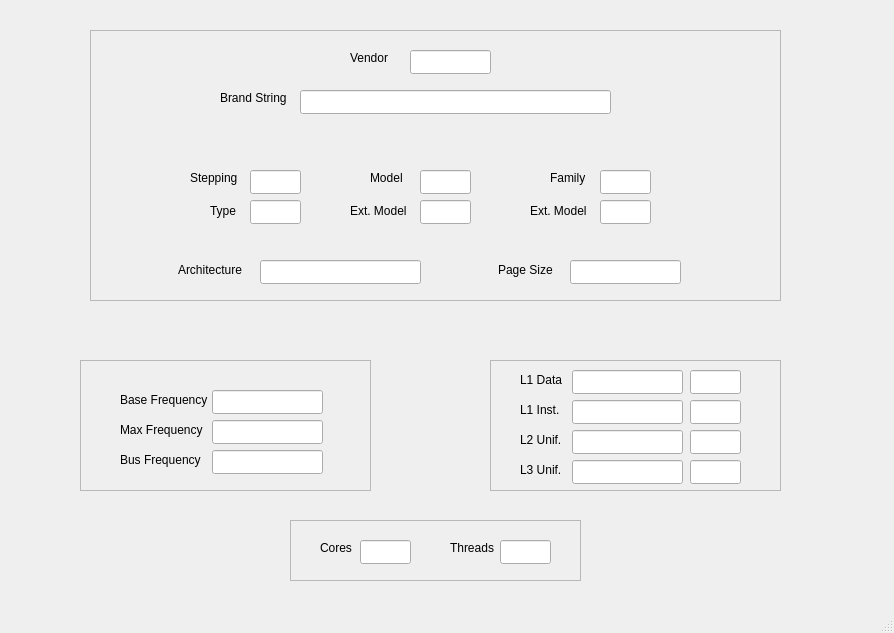
<?xml version="1.0" encoding="UTF-8"?>
<ui version="4.0">
 <class>cpuidwindow</class>
 <widget class="QMainWindow" name="cpuidwindow">
  <property name="geometry">
   <rect>
    <x>0</x>
    <y>0</y>
    <width>894</width>
    <height>633</height>
   </rect>
  </property>
  <property name="windowTitle">
   <string>MainWindow</string>
  </property>
  <widget class="QWidget" name="centralwidget">
   <widget class="QLabel" name="label_2">
    <property name="geometry">
     <rect>
      <x>220</x>
      <y>90</y>
      <width>71</width>
      <height>16</height>
     </rect>
    </property>
    <property name="text">
     <string>Brand String</string>
    </property>
   </widget>
   <widget class="QLabel" name="label">
    <property name="geometry">
     <rect>
      <x>350</x>
      <y>50</y>
      <width>49</width>
      <height>16</height>
     </rect>
    </property>
    <property name="text">
     <string>Vendor</string>
    </property>
   </widget>
   <widget class="QLineEdit" name="lineEditVendor">
    <property name="geometry">
     <rect>
      <x>410</x>
      <y>50</y>
      <width>81</width>
      <height>24</height>
     </rect>
    </property>
    <property name="alignment">
     <set>Qt::AlignmentFlag::AlignCenter</set>
    </property>
    <property name="readOnly">
     <bool>true</bool>
    </property>
   </widget>
   <widget class="QLineEdit" name="lineEditBrand">
    <property name="geometry">
     <rect>
      <x>300</x>
      <y>90</y>
      <width>311</width>
      <height>24</height>
     </rect>
    </property>
    <property name="alignment">
     <set>Qt::AlignmentFlag::AlignCenter</set>
    </property>
    <property name="readOnly">
     <bool>true</bool>
    </property>
   </widget>
   <widget class="QLineEdit" name="lineEditStepping">
    <property name="geometry">
     <rect>
      <x>250</x>
      <y>170</y>
      <width>51</width>
      <height>24</height>
     </rect>
    </property>
    <property name="alignment">
     <set>Qt::AlignmentFlag::AlignCenter</set>
    </property>
    <property name="readOnly">
     <bool>true</bool>
    </property>
   </widget>
   <widget class="QLabel" name="label_3">
    <property name="geometry">
     <rect>
      <x>190</x>
      <y>170</y>
      <width>71</width>
      <height>16</height>
     </rect>
    </property>
    <property name="text">
     <string>Stepping</string>
    </property>
   </widget>
   <widget class="QLineEdit" name="lineEditType">
    <property name="geometry">
     <rect>
      <x>250</x>
      <y>200</y>
      <width>51</width>
      <height>24</height>
     </rect>
    </property>
    <property name="text">
     <string/>
    </property>
    <property name="alignment">
     <set>Qt::AlignmentFlag::AlignCenter</set>
    </property>
    <property name="readOnly">
     <bool>true</bool>
    </property>
   </widget>
   <widget class="QLabel" name="label_4">
    <property name="geometry">
     <rect>
      <x>210</x>
      <y>200</y>
      <width>61</width>
      <height>21</height>
     </rect>
    </property>
    <property name="text">
     <string>Type</string>
    </property>
   </widget>
   <widget class="QLineEdit" name="lineEditExtMod">
    <property name="geometry">
     <rect>
      <x>420</x>
      <y>200</y>
      <width>51</width>
      <height>24</height>
     </rect>
    </property>
    <property name="text">
     <string/>
    </property>
    <property name="alignment">
     <set>Qt::AlignmentFlag::AlignCenter</set>
    </property>
    <property name="readOnly">
     <bool>true</bool>
    </property>
   </widget>
   <widget class="QLineEdit" name="lineEditModel">
    <property name="geometry">
     <rect>
      <x>420</x>
      <y>170</y>
      <width>51</width>
      <height>24</height>
     </rect>
    </property>
    <property name="text">
     <string/>
    </property>
    <property name="alignment">
     <set>Qt::AlignmentFlag::AlignCenter</set>
    </property>
    <property name="readOnly">
     <bool>true</bool>
    </property>
   </widget>
   <widget class="QLabel" name="label_5">
    <property name="geometry">
     <rect>
      <x>350</x>
      <y>200</y>
      <width>61</width>
      <height>21</height>
     </rect>
    </property>
    <property name="text">
     <string>Ext. Model</string>
    </property>
   </widget>
   <widget class="QLabel" name="label_6">
    <property name="geometry">
     <rect>
      <x>370</x>
      <y>170</y>
      <width>71</width>
      <height>16</height>
     </rect>
    </property>
    <property name="text">
     <string>Model</string>
    </property>
   </widget>
   <widget class="QLabel" name="label_7">
    <property name="geometry">
     <rect>
      <x>530</x>
      <y>200</y>
      <width>61</width>
      <height>21</height>
     </rect>
    </property>
    <property name="text">
     <string>Ext. Model</string>
    </property>
   </widget>
   <widget class="QLineEdit" name="lineEditExtFam">
    <property name="geometry">
     <rect>
      <x>600</x>
      <y>200</y>
      <width>51</width>
      <height>24</height>
     </rect>
    </property>
    <property name="text">
     <string/>
    </property>
    <property name="alignment">
     <set>Qt::AlignmentFlag::AlignCenter</set>
    </property>
    <property name="readOnly">
     <bool>true</bool>
    </property>
   </widget>
   <widget class="QLineEdit" name="lineEditFamily">
    <property name="geometry">
     <rect>
      <x>600</x>
      <y>170</y>
      <width>51</width>
      <height>24</height>
     </rect>
    </property>
    <property name="text">
     <string/>
    </property>
    <property name="alignment">
     <set>Qt::AlignmentFlag::AlignCenter</set>
    </property>
    <property name="readOnly">
     <bool>true</bool>
    </property>
   </widget>
   <widget class="QLabel" name="label_8">
    <property name="geometry">
     <rect>
      <x>550</x>
      <y>170</y>
      <width>71</width>
      <height>16</height>
     </rect>
    </property>
    <property name="text">
     <string>Family</string>
    </property>
   </widget>
   <widget class="QLabel" name="label_9">
    <property name="geometry">
     <rect>
      <x>178</x>
      <y>260</y>
      <width>71</width>
      <height>20</height>
     </rect>
    </property>
    <property name="text">
     <string>Architecture</string>
    </property>
   </widget>
   <widget class="QLineEdit" name="lineEditArchi">
    <property name="geometry">
     <rect>
      <x>260</x>
      <y>260</y>
      <width>161</width>
      <height>24</height>
     </rect>
    </property>
    <property name="alignment">
     <set>Qt::AlignmentFlag::AlignCenter</set>
    </property>
    <property name="readOnly">
     <bool>true</bool>
    </property>
   </widget>
   <widget class="QLabel" name="label_10">
    <property name="geometry">
     <rect>
      <x>498</x>
      <y>260</y>
      <width>71</width>
      <height>20</height>
     </rect>
    </property>
    <property name="text">
     <string>Page Size</string>
    </property>
   </widget>
   <widget class="QLineEdit" name="lineEditPageSize">
    <property name="geometry">
     <rect>
      <x>570</x>
      <y>260</y>
      <width>111</width>
      <height>24</height>
     </rect>
    </property>
    <property name="text">
     <string/>
    </property>
    <property name="alignment">
     <set>Qt::AlignmentFlag::AlignCenter</set>
    </property>
    <property name="readOnly">
     <bool>true</bool>
    </property>
   </widget>
   <widget class="QLineEdit" name="lineEditFBase">
    <property name="geometry">
     <rect>
      <x>212</x>
      <y>390</y>
      <width>111</width>
      <height>24</height>
     </rect>
    </property>
    <property name="text">
     <string/>
    </property>
    <property name="alignment">
     <set>Qt::AlignmentFlag::AlignCenter</set>
    </property>
    <property name="readOnly">
     <bool>true</bool>
    </property>
   </widget>
   <widget class="QLabel" name="label_11">
    <property name="geometry">
     <rect>
      <x>120</x>
      <y>390</y>
      <width>91</width>
      <height>20</height>
     </rect>
    </property>
    <property name="text">
     <string>Base Frequency</string>
    </property>
   </widget>
   <widget class="QLineEdit" name="lineEditFMax">
    <property name="geometry">
     <rect>
      <x>212</x>
      <y>420</y>
      <width>111</width>
      <height>24</height>
     </rect>
    </property>
    <property name="text">
     <string/>
    </property>
    <property name="alignment">
     <set>Qt::AlignmentFlag::AlignCenter</set>
    </property>
    <property name="readOnly">
     <bool>true</bool>
    </property>
   </widget>
   <widget class="QLabel" name="label_12">
    <property name="geometry">
     <rect>
      <x>120</x>
      <y>420</y>
      <width>91</width>
      <height>20</height>
     </rect>
    </property>
    <property name="text">
     <string>Max Frequency</string>
    </property>
   </widget>
   <widget class="QLineEdit" name="lineEditFBus">
    <property name="geometry">
     <rect>
      <x>212</x>
      <y>450</y>
      <width>111</width>
      <height>24</height>
     </rect>
    </property>
    <property name="text">
     <string/>
    </property>
    <property name="alignment">
     <set>Qt::AlignmentFlag::AlignCenter</set>
    </property>
    <property name="readOnly">
     <bool>true</bool>
    </property>
   </widget>
   <widget class="QLabel" name="label_13">
    <property name="geometry">
     <rect>
      <x>120</x>
      <y>450</y>
      <width>91</width>
      <height>20</height>
     </rect>
    </property>
    <property name="text">
     <string>Bus Frequency</string>
    </property>
   </widget>
   <widget class="QLineEdit" name="lineEditCCL1D">
    <property name="geometry">
     <rect>
      <x>572</x>
      <y>370</y>
      <width>111</width>
      <height>24</height>
     </rect>
    </property>
    <property name="text">
     <string/>
    </property>
    <property name="alignment">
     <set>Qt::AlignmentFlag::AlignCenter</set>
    </property>
    <property name="readOnly">
     <bool>true</bool>
    </property>
   </widget>
   <widget class="QLabel" name="label_14">
    <property name="geometry">
     <rect>
      <x>520</x>
      <y>370</y>
      <width>51</width>
      <height>20</height>
     </rect>
    </property>
    <property name="text">
     <string>L1 Data</string>
    </property>
   </widget>
   <widget class="QLabel" name="label_15">
    <property name="geometry">
     <rect>
      <x>520</x>
      <y>430</y>
      <width>51</width>
      <height>20</height>
     </rect>
    </property>
    <property name="text">
     <string>L2 Unif.</string>
    </property>
   </widget>
   <widget class="QLineEdit" name="lineEditCCL1I">
    <property name="geometry">
     <rect>
      <x>572</x>
      <y>400</y>
      <width>111</width>
      <height>24</height>
     </rect>
    </property>
    <property name="text">
     <string/>
    </property>
    <property name="alignment">
     <set>Qt::AlignmentFlag::AlignCenter</set>
    </property>
    <property name="readOnly">
     <bool>true</bool>
    </property>
   </widget>
   <widget class="QLineEdit" name="lineEditCCL2U">
    <property name="geometry">
     <rect>
      <x>572</x>
      <y>430</y>
      <width>111</width>
      <height>24</height>
     </rect>
    </property>
    <property name="text">
     <string/>
    </property>
    <property name="alignment">
     <set>Qt::AlignmentFlag::AlignCenter</set>
    </property>
    <property name="readOnly">
     <bool>true</bool>
    </property>
   </widget>
   <widget class="QLabel" name="label_16">
    <property name="geometry">
     <rect>
      <x>520</x>
      <y>400</y>
      <width>51</width>
      <height>20</height>
     </rect>
    </property>
    <property name="text">
     <string>L1 Inst.</string>
    </property>
   </widget>
   <widget class="QLineEdit" name="lineEditCCL3U">
    <property name="geometry">
     <rect>
      <x>572</x>
      <y>460</y>
      <width>111</width>
      <height>24</height>
     </rect>
    </property>
    <property name="text">
     <string/>
    </property>
    <property name="alignment">
     <set>Qt::AlignmentFlag::AlignCenter</set>
    </property>
    <property name="readOnly">
     <bool>true</bool>
    </property>
   </widget>
   <widget class="QLabel" name="label_17">
    <property name="geometry">
     <rect>
      <x>520</x>
      <y>460</y>
      <width>51</width>
      <height>20</height>
     </rect>
    </property>
    <property name="text">
     <string>L3 Unif.</string>
    </property>
   </widget>
   <widget class="QLineEdit" name="lineEditCCL1DW">
    <property name="geometry">
     <rect>
      <x>690</x>
      <y>370</y>
      <width>51</width>
      <height>24</height>
     </rect>
    </property>
    <property name="text">
     <string/>
    </property>
    <property name="alignment">
     <set>Qt::AlignmentFlag::AlignCenter</set>
    </property>
    <property name="readOnly">
     <bool>true</bool>
    </property>
   </widget>
   <widget class="QLineEdit" name="lineEditCCL1IW">
    <property name="geometry">
     <rect>
      <x>690</x>
      <y>400</y>
      <width>51</width>
      <height>24</height>
     </rect>
    </property>
    <property name="text">
     <string/>
    </property>
    <property name="alignment">
     <set>Qt::AlignmentFlag::AlignCenter</set>
    </property>
    <property name="readOnly">
     <bool>true</bool>
    </property>
   </widget>
   <widget class="QLineEdit" name="lineEditCCL2UW">
    <property name="geometry">
     <rect>
      <x>690</x>
      <y>430</y>
      <width>51</width>
      <height>24</height>
     </rect>
    </property>
    <property name="text">
     <string/>
    </property>
    <property name="alignment">
     <set>Qt::AlignmentFlag::AlignCenter</set>
    </property>
    <property name="readOnly">
     <bool>true</bool>
    </property>
   </widget>
   <widget class="QLineEdit" name="lineEditCCL3UW">
    <property name="geometry">
     <rect>
      <x>690</x>
      <y>460</y>
      <width>51</width>
      <height>24</height>
     </rect>
    </property>
    <property name="text">
     <string/>
    </property>
    <property name="alignment">
     <set>Qt::AlignmentFlag::AlignCenter</set>
    </property>
    <property name="readOnly">
     <bool>true</bool>
    </property>
   </widget>
   <widget class="QLineEdit" name="lineEditCores">
    <property name="geometry">
     <rect>
      <x>360</x>
      <y>540</y>
      <width>51</width>
      <height>24</height>
     </rect>
    </property>
    <property name="alignment">
     <set>Qt::AlignmentFlag::AlignCenter</set>
    </property>
    <property name="readOnly">
     <bool>true</bool>
    </property>
   </widget>
   <widget class="QLabel" name="label_18">
    <property name="geometry">
     <rect>
      <x>320</x>
      <y>540</y>
      <width>71</width>
      <height>16</height>
     </rect>
    </property>
    <property name="text">
     <string>Cores</string>
    </property>
   </widget>
   <widget class="QLabel" name="label_19">
    <property name="geometry">
     <rect>
      <x>450</x>
      <y>540</y>
      <width>71</width>
      <height>16</height>
     </rect>
    </property>
    <property name="text">
     <string>Threads</string>
    </property>
   </widget>
   <widget class="QLineEdit" name="lineEditThreads">
    <property name="geometry">
     <rect>
      <x>500</x>
      <y>540</y>
      <width>51</width>
      <height>24</height>
     </rect>
    </property>
    <property name="alignment">
     <set>Qt::AlignmentFlag::AlignCenter</set>
    </property>
    <property name="readOnly">
     <bool>true</bool>
    </property>
   </widget>
   <widget class="QFrame" name="frame">
    <property name="geometry">
     <rect>
      <x>90</x>
      <y>30</y>
      <width>691</width>
      <height>271</height>
     </rect>
    </property>
    <property name="frameShape">
     <enum>QFrame::Shape::StyledPanel</enum>
    </property>
    <property name="frameShadow">
     <enum>QFrame::Shadow::Raised</enum>
    </property>
   </widget>
   <widget class="QFrame" name="frame_2">
    <property name="geometry">
     <rect>
      <x>80</x>
      <y>360</y>
      <width>291</width>
      <height>131</height>
     </rect>
    </property>
    <property name="frameShape">
     <enum>QFrame::Shape::StyledPanel</enum>
    </property>
    <property name="frameShadow">
     <enum>QFrame::Shadow::Raised</enum>
    </property>
   </widget>
   <widget class="QFrame" name="frame_3">
    <property name="geometry">
     <rect>
      <x>490</x>
      <y>360</y>
      <width>291</width>
      <height>131</height>
     </rect>
    </property>
    <property name="frameShape">
     <enum>QFrame::Shape::StyledPanel</enum>
    </property>
    <property name="frameShadow">
     <enum>QFrame::Shadow::Raised</enum>
    </property>
   </widget>
   <widget class="QFrame" name="frame_4">
    <property name="geometry">
     <rect>
      <x>290</x>
      <y>520</y>
      <width>291</width>
      <height>61</height>
     </rect>
    </property>
    <property name="frameShape">
     <enum>QFrame::Shape::StyledPanel</enum>
    </property>
    <property name="frameShadow">
     <enum>QFrame::Shadow::Raised</enum>
    </property>
   </widget>
   <zorder>frame_3</zorder>
   <zorder>frame_4</zorder>
   <zorder>frame_2</zorder>
   <zorder>frame</zorder>
   <zorder>label_2</zorder>
   <zorder>label</zorder>
   <zorder>lineEditVendor</zorder>
   <zorder>lineEditBrand</zorder>
   <zorder>lineEditStepping</zorder>
   <zorder>label_3</zorder>
   <zorder>lineEditType</zorder>
   <zorder>label_4</zorder>
   <zorder>lineEditExtMod</zorder>
   <zorder>lineEditModel</zorder>
   <zorder>label_5</zorder>
   <zorder>label_6</zorder>
   <zorder>label_7</zorder>
   <zorder>lineEditExtFam</zorder>
   <zorder>lineEditFamily</zorder>
   <zorder>label_8</zorder>
   <zorder>label_9</zorder>
   <zorder>lineEditArchi</zorder>
   <zorder>label_10</zorder>
   <zorder>lineEditPageSize</zorder>
   <zorder>lineEditFBase</zorder>
   <zorder>label_11</zorder>
   <zorder>lineEditFMax</zorder>
   <zorder>label_12</zorder>
   <zorder>lineEditFBus</zorder>
   <zorder>label_13</zorder>
   <zorder>lineEditCCL1D</zorder>
   <zorder>label_14</zorder>
   <zorder>label_15</zorder>
   <zorder>lineEditCCL1I</zorder>
   <zorder>lineEditCCL2U</zorder>
   <zorder>label_16</zorder>
   <zorder>lineEditCCL3U</zorder>
   <zorder>label_17</zorder>
   <zorder>lineEditCCL1DW</zorder>
   <zorder>lineEditCCL1IW</zorder>
   <zorder>lineEditCCL2UW</zorder>
   <zorder>lineEditCCL3UW</zorder>
   <zorder>lineEditCores</zorder>
   <zorder>label_18</zorder>
   <zorder>label_19</zorder>
   <zorder>lineEditThreads</zorder>
  </widget>
  <widget class="QMenuBar" name="menubar">
   <property name="geometry">
    <rect>
     <x>0</x>
     <y>0</y>
     <width>894</width>
     <height>25</height>
    </rect>
   </property>
  </widget>
  <widget class="QStatusBar" name="statusbar"/>
 </widget>
 <resources/>
 <connections/>
</ui>
